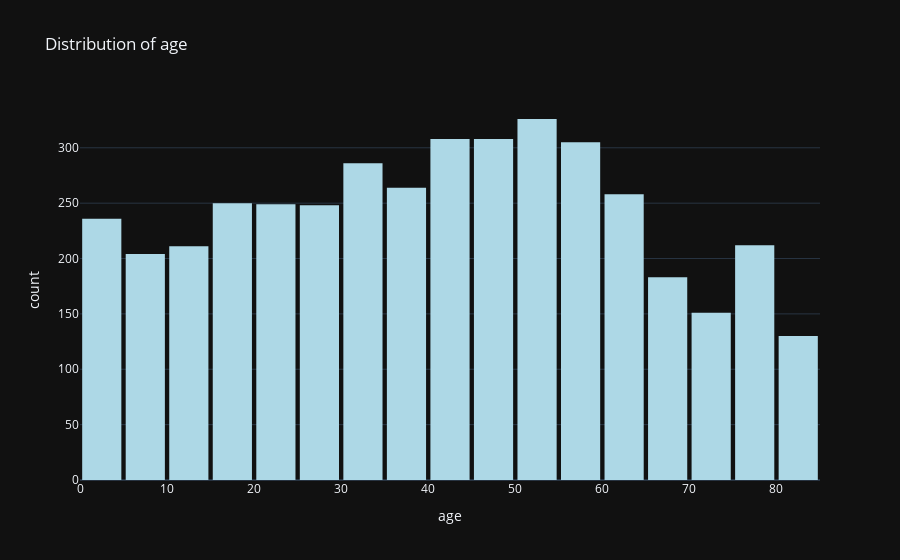
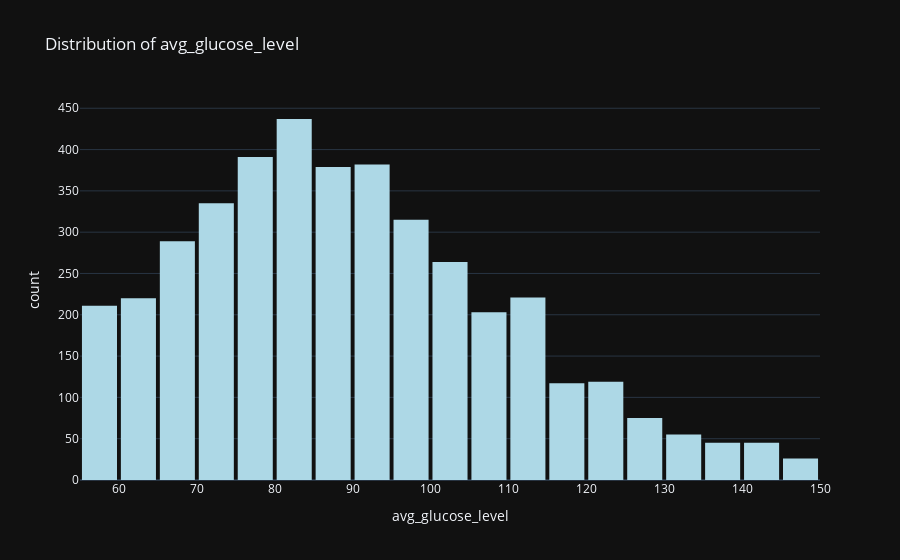
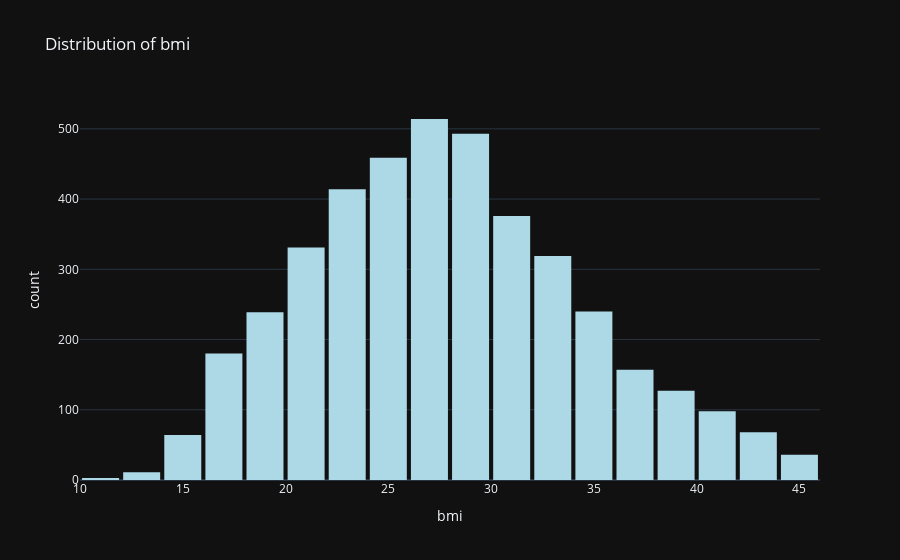

The notebook cell saved with these charts, in order:
### Code cell
numeric_cols = ['age', 'avg_glucose_level', 'bmi']

for col in numeric_cols:
    fig = px.histogram(df, x=col, nbins=30, title=f"Distribution of {col}",
                       color_discrete_sequence=['lightblue'])
    fig.update_layout(template="plotly_dark", bargap=0.1)
    fig.show()

### Figure 1 — Plotly figure (JSON) as saved in the notebook; plotly's stock layout.template omitted (floating-point values rounded to 4 significant figures; data arrays with more than 128 entries replaced by an {"elided": "..."} marker saying what was removed)
{"data": [{"bingroup": "x", "hovertemplate": "age=%{x}<br>count=%{y}<extra></extra>", "legendgroup": "", "marker": {"color": "lightblue", "pattern": {"shape": ""}}, "name": "", "nbinsx": 30, "orientation": "v", "showlegend": false, "type": "histogram", "x": {"elided": "4129 float values"}, "xaxis": "x", "yaxis": "y"}], "layout": {"bargap": 0.1, "barmode": "relative", "legend": {"tracegroupgap": 0}, "title": {"text": "Distribution of age"}, "xaxis": {"anchor": "y", "domain": [0, 1], "title": {"text": "age"}}, "yaxis": {"anchor": "x", "domain": [0, 1], "title": {"text": "count"}}}}

### Figure 2 — Plotly figure (JSON) as saved in the notebook; plotly's stock layout.template omitted (floating-point values rounded to 4 significant figures; data arrays with more than 128 entries replaced by an {"elided": "..."} marker saying what was removed)
{"data": [{"bingroup": "x", "hovertemplate": "avg_glucose_level=%{x}<br>count=%{y}<extra></extra>", "legendgroup": "", "marker": {"color": "lightblue", "pattern": {"shape": ""}}, "name": "", "nbinsx": 30, "orientation": "v", "showlegend": false, "type": "histogram", "x": {"elided": "4129 float values"}, "xaxis": "x", "yaxis": "y"}], "layout": {"bargap": 0.1, "barmode": "relative", "legend": {"tracegroupgap": 0}, "title": {"text": "Distribution of avg_glucose_level"}, "xaxis": {"anchor": "y", "domain": [0, 1], "title": {"text": "avg_glucose_level"}}, "yaxis": {"anchor": "x", "domain": [0, 1], "title": {"text": "count"}}}}

### Figure 3 — Plotly figure (JSON) as saved in the notebook; plotly's stock layout.template omitted (floating-point values rounded to 4 significant figures; data arrays with more than 128 entries replaced by an {"elided": "..."} marker saying what was removed)
{"data": [{"bingroup": "x", "hovertemplate": "bmi=%{x}<br>count=%{y}<extra></extra>", "legendgroup": "", "marker": {"color": "lightblue", "pattern": {"shape": ""}}, "name": "", "nbinsx": 30, "orientation": "v", "showlegend": false, "type": "histogram", "x": {"elided": "4129 float values"}, "xaxis": "x", "yaxis": "y"}], "layout": {"bargap": 0.1, "barmode": "relative", "legend": {"tracegroupgap": 0}, "title": {"text": "Distribution of bmi"}, "xaxis": {"anchor": "y", "domain": [0, 1], "title": {"text": "bmi"}}, "yaxis": {"anchor": "x", "domain": [0, 1], "title": {"text": "count"}}}}
